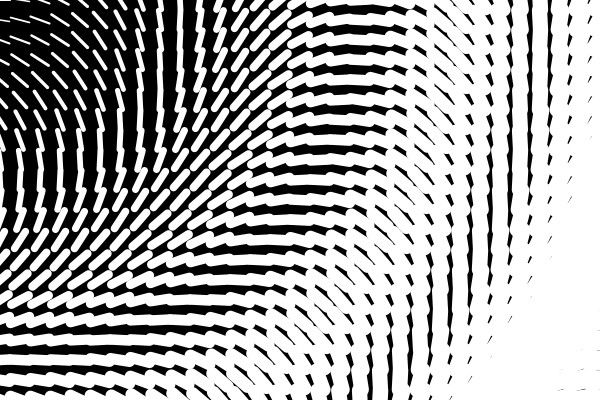
Frame 1 (no input)
Frame 60 (the mouse pressed at the canvas centre just before this capture): identical to frame 1, image omitted
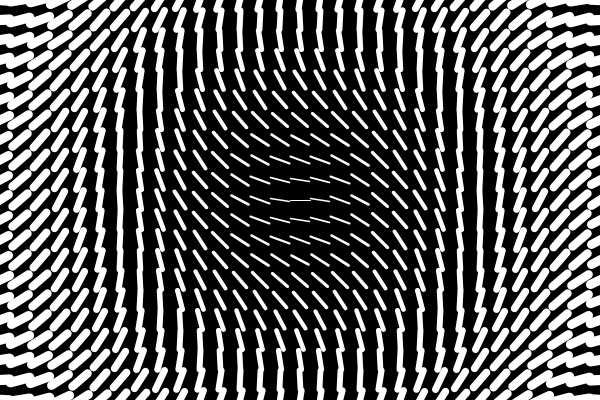
Frame 120 (the mouse held since frame 60 and released just before this capture)

The Processing sketch that drew these frames (run headless with seeded random() and noise(); from frame 60 on, the mouse is pressed at the canvas centre):

// Processing sketch: interact_21_distance03
// ── interact_21_distance03.pde
float maxDistance;

void setup() {
  size(600, 400);
  background(0);
  stroke(255);
  maxDistance = dist(0, 0, width, height);
}

void draw() {
  background(0);
  for(int i = 0; i < width + 20; i+=20){
    for(int j = 0; j < height + 20; j+=20){
      float mouseDist = dist(mouseX, mouseY, i, j);
      float a = map(mouseDist, 0, maxDistance, 0, 360);
      float s = map(mouseDist, 0, maxDistance, 1, 20);
      pushMatrix();
      translate(i, j);
      strokeWeight(s);
      rotate(radians(a));
      line(-10, 0, 10, 0);
      popMatrix();
    }
  }
}
